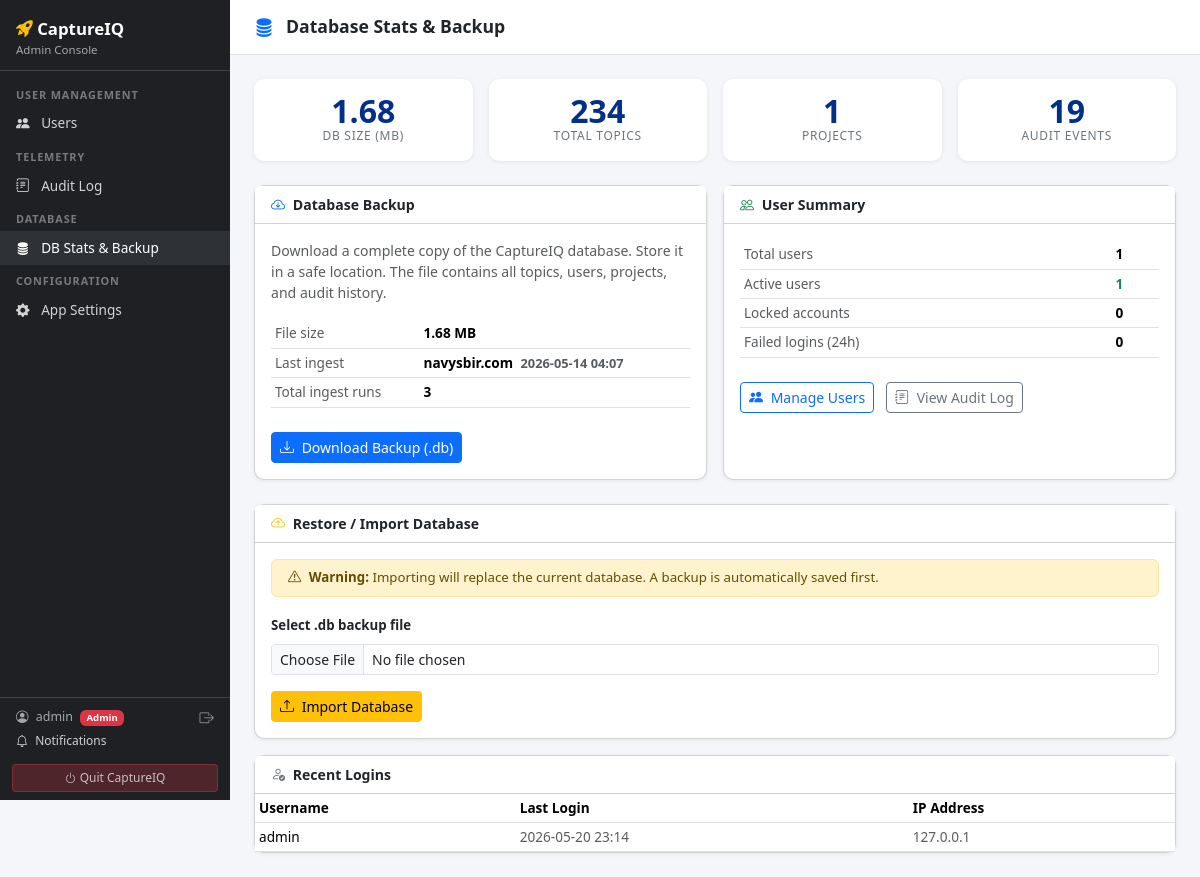
Before: /admin/db (signed in) with the older database file.
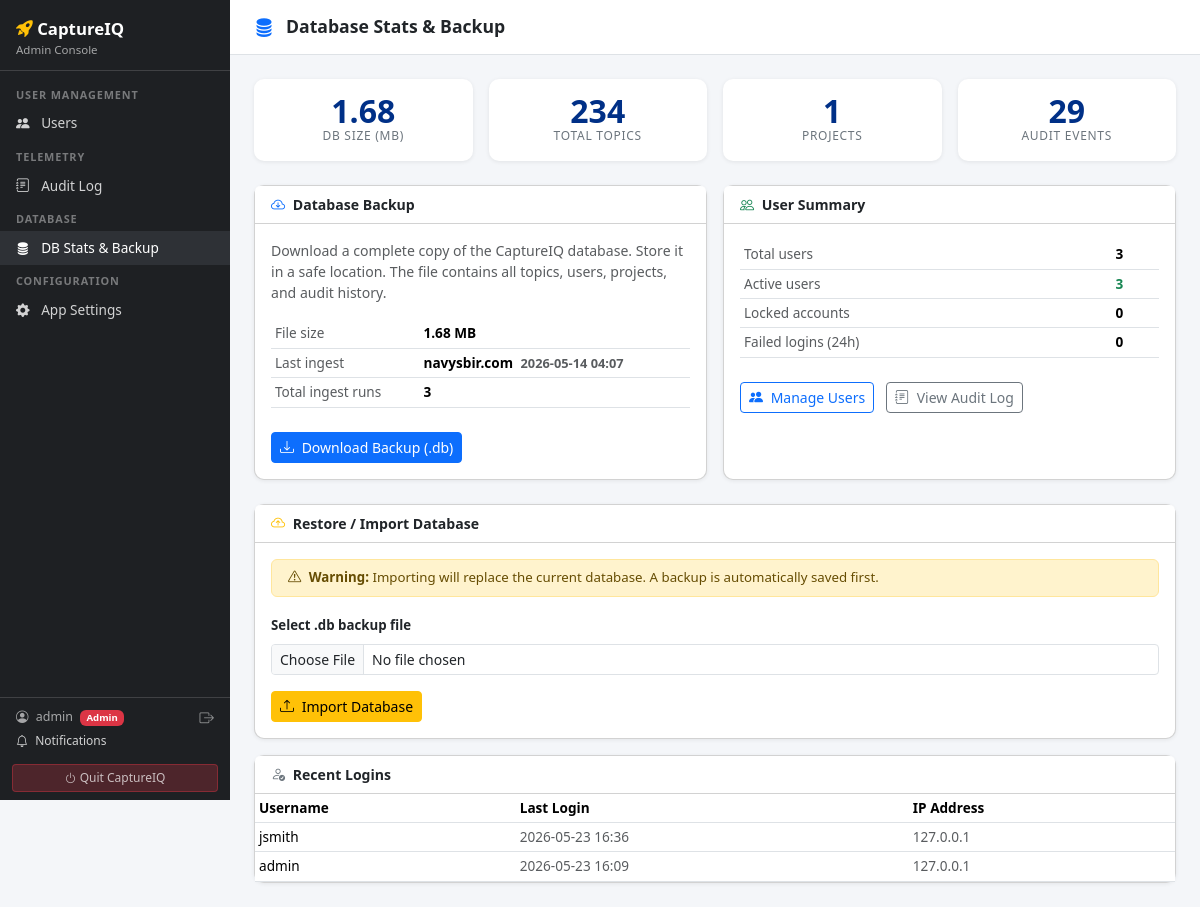
After: the same page with the newer database file.
### tables this page shows
CREATE TABLE users (
                id            INTEGER PRIMARY KEY AUTOINCREMENT,
                username      TEXT UNIQUE NOT NULL,
                email         TEXT,
                password_hash TEXT NOT NULL,
                role          TEXT DEFAULT 'user',
                is_active     INTEGER DEFAULT 1,
                created_at    TEXT DEFAULT (datetime('now'))
            , last_login_at TEXT, last_login_ip TEXT, failed_login_attempts INTEGER DEFAULT 0, locked_at TEXT, is_capture_manager INTEGER DEFAULT 0);

### app.py (the view)
@app.route("/admin/db")
@login_required
def admin_db():
    if not current_user.is_admin:
        return redirect(url_for("dashboard"))
    stats = db.get_db_stats()
    backup_log = db.get_backup_log()
    return render_template("admin_db.html", stats=stats, backup_log=backup_log)

### app.py (called while the page is built)
@login_manager.user_loader
def load_user(user_id):
    row = db.get_user_by_id(int(user_id))
    if row:
        return User(row["id"], row["username"], row["email"],
                    row["role"], row["is_active"], row.get("is_capture_manager", 0))
    return None

@app.context_processor
def inject_gdrive_status():
    try:
        from integrations import google_drive as gd
        return {
            "gdrive_connected": gd.is_connected(),
            "gdrive_has_creds": gd.has_credentials_file(),
        }
    except Exception:
        return {"gdrive_connected": False, "gdrive_has_creds": False}

@app.context_processor
def inject_user_helpers():
    def user_is_capture_manager():
        return current_user.is_capture_manager if current_user.is_authenticated else False
    task_counts = None
    if current_user.is_authenticated and not current_user.is_admin:
        try:
            task_counts = db.get_task_counts_for_user(current_user.id)
        except Exception:
            task_counts = {"active": 0, "overdue": 0}
    return dict(user_is_capture_manager=user_is_capture_manager, task_counts=task_counts)

    @property
    def is_active(self):
        return self._active

### templates/admin_db.html (shortened to what the changed rows need)
{% extends "base.html" %}
{% block content %}
<div class="topbar">
  <h1>Database Stats &amp; Backup</h1>
</div>
<div class="row g-3 mb-4">
  <div class="col-6 col-md-3">
    <div class="card stat-card">
      <div class="card-body text-center">
        <div class="stat-number">{{ stats.audit_count }}</div>
        <div class="stat-label">Audit Events</div>
      </div>
    </div>
  </div>
</div>
<div class="row g-3 mb-4">
  <div class="col-md-6">
    <div class="card h-100" style="border-radius:10px; box-shadow:0 1px 4px rgba(0,0,0,.07)">
      <div class="card-body">
        <table class="table table-sm mb-4" style="font-size:.85rem">
          <tbody>
            <tr>
              <td class="text-muted">Total users</td>
              <td class="fw-semibold">{{ stats.user_count }}</td>
            </tr>
            <tr>
              <td class="text-muted">Active users</td>
              <td class="fw-semibold text-success">{{ stats.active_users }}</td>
            </tr>
          </tbody>
        </table>
      </div>
    </div>
  </div>
</div>
{% if stats.recent_logins %}
<div class="card mt-3" style="border-radius:10px; box-shadow:0 1px 4px rgba(0,0,0,.07)">
  <table class="table table-sm mb-0" style="font-size:.85rem">
    <thead>
      <tr>
        <th>Username</th>
        <th>Last Login</th>
        <th>IP Address</th>
      </tr>
    </thead>
    <tbody>
      {% for row in stats.recent_logins %}
      <tr>
        <td>{{ row.username }}</td>
        <td class="text-muted">{{ row.last_login_at[:16].replace('T',' ') if row.last_login_at else '—' }}</td>
        <td class="text-muted">{{ row.last_login_ip or '—' }}</td>
      </tr>
      {% endfor %}
    </tbody>
  </table>
</div>
{% endif %}
{% endblock %}

### templates/base.html (shortened to what this page needs)
<!DOCTYPE html>
<html lang="en">
<head>
  <link href="https://cdn.jsdelivr.net/npm/bootstrap@5.3.2/dist/css/bootstrap.min.css" rel="stylesheet">
  <link href="https://cdn.jsdelivr.net/npm/bootstrap-icons@1.11.3/font/bootstrap-icons.css" rel="stylesheet">
  <link href="/static/css/mobile.css" rel="stylesheet">
</head>
<body>
<nav id="sidebar">
  <div class="brand">
    <i class="bi bi-rocket-takeoff-fill text-warning"></i> CaptureIQ
    {% if current_user.is_authenticated and current_user.is_admin %}
      <small>Admin Console</small>
    {% endif %}
  </div>
  <div id="sidebar-scroll">
  {% if current_user.is_authenticated and current_user.is_admin %}
  <ul class="nav flex-column mt-2">
    <li class="nav-section">User Management</li>
    <li class="nav-item">
      <a class="nav-link {% if request.endpoint == 'admin_users' %}active{% endif %}"
         href="{{ url_for('admin_users') }}">
        <i class="bi bi-people-fill"></i> Users
      </a>
    </li>
    <li class="nav-section">Telemetry</li>
    <li class="nav-item">
      <a class="nav-link {% if request.endpoint == 'admin_audit_log' %}active{% endif %}"
         href="{{ url_for('admin_audit_log') }}">
        <i class="bi bi-journal-text"></i> Audit Log
      </a>
    </li>
    <li class="nav-section">Database</li>
    <li class="nav-item">
      <a class="nav-link {% if request.endpoint == 'admin_db' %}active{% endif %}"
         href="{{ url_for('admin_db') }}">
        <i class="bi bi-database-fill"></i> DB Stats &amp; Backup
      </a>
    </li>
    <li class="nav-section">Configuration</li>
    <li class="nav-item">
      <a class="nav-link {% if request.endpoint == 'admin_settings' %}active{% endif %}"
         href="{{ url_for('admin_settings') }}">
        <i class="bi bi-gear-fill"></i> App Settings
      </a>
    </li>
  </ul>
  {% endif %}
  </div>
  {% if current_user.is_authenticated %}
  <div style="border-top:1px solid rgba(255,255,255,.15); flex-shrink:0">
    <div style="padding:.55rem 1rem; font-size:.78rem; color:rgba(255,255,255,.6)">
      <div class="d-flex align-items-center justify-content-between mb-1">
        <div>
          <i class="bi bi-person-circle me-1"></i>
          <span>{{ current_user.username }}</span>
          {% if current_user.is_admin %}
            <span class="badge bg-danger ms-1" style="font-size:.6rem">Admin</span>
          {% endif %}
        </div>
        <a href="{{ url_for('logout') }}" class="text-white-50" title="Sign out"
           style="text-decoration:none; font-size:.9rem">
          <i class="bi bi-box-arrow-right"></i>
        </a>
      </div>
      <a href="{{ url_for('notifications') }}" style="color:rgba(255,255,255,.8); text-decoration:none; font-size:.75rem"
         class="d-block">
        <i class="bi bi-bell me-1"></i> Notifications
      </a>
    </div>
    <div style="padding:.3rem .75rem .5rem">
      <form method="post" action="{{ url_for('shutdown') }}"
            onsubmit="return confirm('Shut down CaptureIQ? The server will stop and you will need to relaunch it.')">
        <button type="submit" class="btn btn-sm w-100"
                style="background:rgba(220,53,69,.25); border:1px solid rgba(220,53,69,.4); color:rgba(255,255,255,.7); font-size:.75rem">
          <i class="bi bi-power"></i> Quit CaptureIQ
        </button>
      </form>
    </div>
  </div>
  {% endif %}
</nav>
<div id="main-content">
  {% block content %}{% endblock %}
</div>
</body>
</html>

Changed rows visible on the page:
changed users "admin": last_login_at "2026-05-20 23:14" → "2026-05-23 16:09"
added users: username "jsmith", last_login_at "2026-05-23 16:36", last_login_ip "127.0.0.1"
Other visible differences:
{{ stats.audit_count }}: "19" → "29"
{{ stats.user_count }}: "1" → "3"
{{ stats.active_users }}: "1" → "3"
